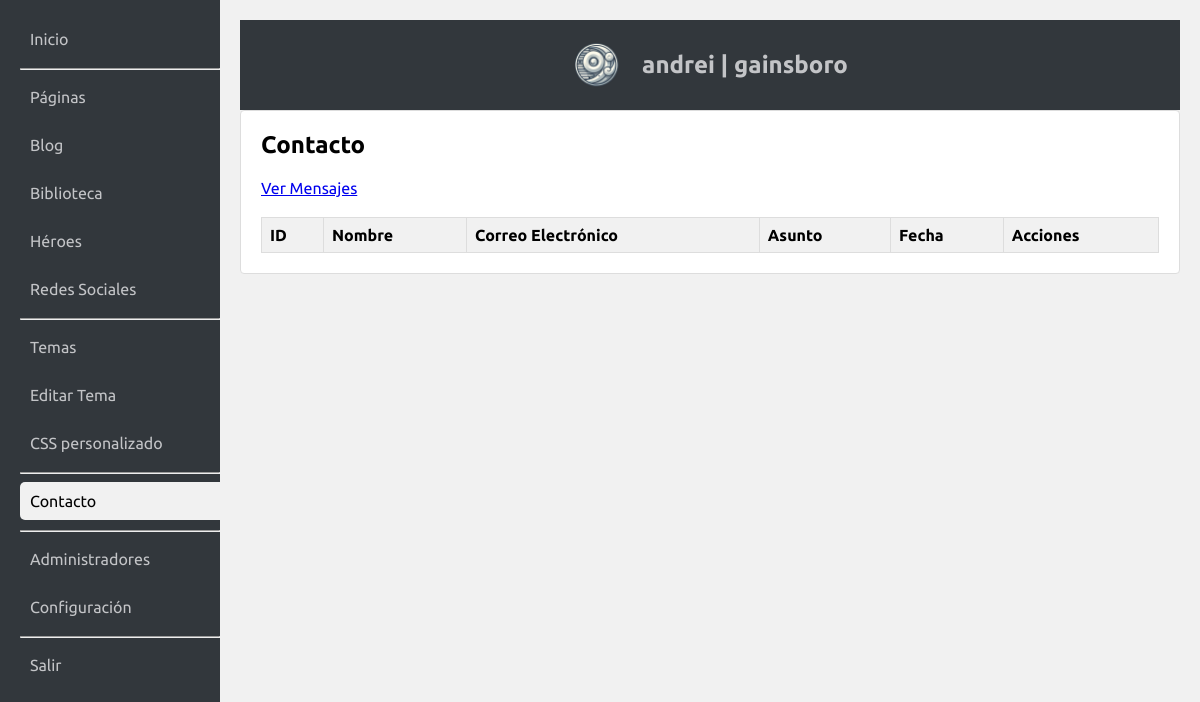
Before: /admin/index.php?action=list_contact (signed in) with the older database file.
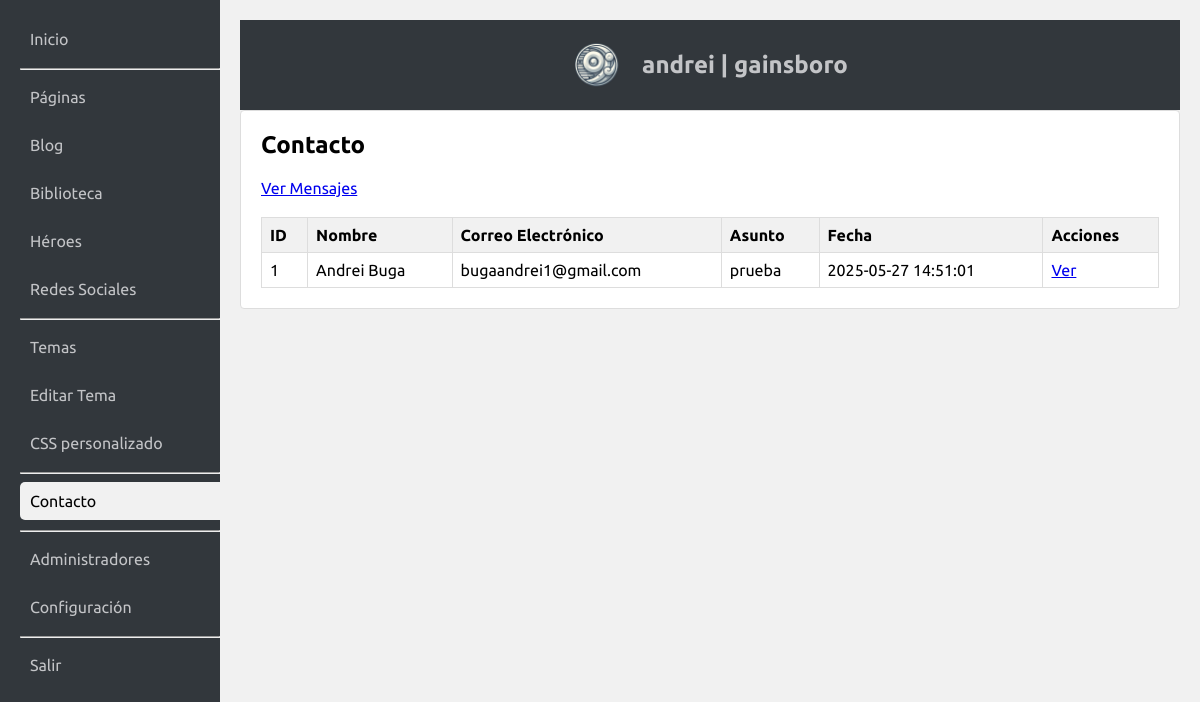
After: the same page with the newer database file.
### tables this page shows
CREATE TABLE contact (
    id INTEGER PRIMARY KEY AUTOINCREMENT,
    name TEXT NOT NULL,
    email TEXT NOT NULL,
    subject TEXT NOT NULL,
    message TEXT NOT NULL,
    created_at DATETIME DEFAULT CURRENT_TIMESTAMP
);

### admin/index.php (called while the page is built, shortened)
<?php
require_once 'admin.php';

### admin/funciones/accionactual.php (called while the page is built)
<?php
	function accionActual($accion1, $accion2) {
    return ($accion1 == $accion2) ? ' class="active" ' : '';
}
?>

### admin/acciones/listadecontactos.php (the view)
<?php
	$res = $db->query("SELECT * FROM contact ORDER BY id DESC");
        $html = "<h2>Contacto</h2>
                 <p><a href='?action=view_contact'>Ver Mensajes</a></p>
                 <table class='admin-table'>
                   <tr>
                     <th>ID</th>
                     <th>Nombre</th>
                     <th>Correo Electrónico</th>
                     <th>Asunto</th>
                     <th>Fecha</th>
                     <th>Acciones</th>
                   </tr>";
        while ($row = $res->fetchArray(SQLITE3_ASSOC)) {
            $html .= "<tr>
                        <td>{$row['id']}</td>
                        <td>" . htmlspecialchars($row['name']) . "</td>
                        <td>" . htmlspecialchars($row['email']) . "</td>
                        <td>" . htmlspecialchars($row['subject']) . "</td>
                        <td>" . htmlspecialchars($row['created_at']) . "</td>
                        <td><a href='?action=view_contact&id={$row['id']}'>Ver</a></td>
                      </tr>";
        }
        $html .= "</table>";
        renderAdmin($html);
?>

### admin/admin.php (shortened to what this page needs)
<?php
include "inc/inicializarbasededatos.php";
include "funciones/accionactual.php";
function renderAdmin($content, $showNav = true) {
    echo "<!DOCTYPE html>
<html>
<head>
    <meta charset='utf-8'>
    <title>andrei | gainsboro</title>
    <link rel='stylesheet' href='admin.css'>
    <link rel='stylesheet' href='https://jocarsa.github.io/jocarsa-lightslateblue/jocarsa%20|%20lightslateblue.css'>
</head>
<body>
<div id='admin-container'>";
    if ($showNav) {
        echo "<div id='admin-sidebar'>
            <nav>
                <a href='?action=dashboard'" . accionActual($_GET['action'] ?? '', 'dashboard') . ">Inicio</a>
                <hr>
                <a href='?action=list_pages'" . accionActual($_GET['action'] ?? '', 'list_pages') . ">Páginas</a>
                <a href='?action=list_blog'" . accionActual($_GET['action'] ?? '', 'list_blog') . ">Blog</a>
                <a href='?action=list_media'" . accionActual($_GET['action'] ?? '', 'list_media') . ">Biblioteca</a>
                <a href='?action=list_heroes'" . accionActual($_GET['action'] ?? '', 'list_heroes') . ">Héroes</a>
                <a href='?action=list_social_media'" . accionActual($_GET['action'] ?? '', 'list_social_media') . ">Redes Sociales</a>
                <hr>
                <a href='?action=list_themes'" . accionActual($_GET['action'] ?? '', 'list_themes') . ">Temas</a>
                <a href='?action=edit_theme'" . accionActual($_GET['action'] ?? '', 'edit_theme') . ">Editar Tema</a>
                <a href='?action=list_custom_css'" . accionActual($_GET['action'] ?? '', 'list_custom_css') . ">CSS personalizado</a>
                <hr>
                <a href='?action=list_contact'" . accionActual($_GET['action'] ?? '', 'list_contact') . ">Contacto</a>
                <hr>
                <a href='?action=list_admins'" . accionActual($_GET['action'] ?? '', 'list_admins') . ">Administradores</a>
                <a href='?action=list_config'" . accionActual($_GET['action'] ?? '', 'list_config') . ">Configuración</a>
                <hr>
                <a href='?action=logout'" . accionActual($_GET['action'] ?? '', 'logout') . ">Salir</a>
            </nav>
        </div>";
    }
    echo "<div id='admin-content'>";
    if ($showNav) {
        echo "<div id='admin-header'>
            <img src='gainsboro.png' alt='URL de la imagen' style='width:50px; margin-right:20px;'>
            <h1>andrei | gainsboro</h1>
        </div>";
    }
    echo "<div class='admin-section'>
            $content
          </div>";
    echo "</div>
</div>
<script src='https://jocarsa.github.io/jocarsa-lightslateblue/jocarsa%20|%20lightslateblue.js'></script>
</body>
</html>";
}
$action = $_GET['action'] ?? 'login';
switch ($action) {
    case 'list_contact':
        include "acciones/listadecontactos.php";
        break;
}
?>

### admin/admin.css (style rules this page uses)
body { font-family: Ubuntu, sans-serif; margin: 0; padding: 0; background-color: #f1f1f1; display: flex; justify-content: center; align-items: center; height: 100vh; }
#admin-container { display: flex; width: 100%; height: 100%; }
#admin-sidebar { width: 200px; background-color: #32373c; color: #c3c4c7; padding: 20px; padding-right:0px; position: fixed; height: 100vh; }
#admin-sidebar a { color: #c3c4c7; text-decoration: none; display: block; padding: 10px; margin-bottom: 10px; }
#admin-content { margin-left: 220px; padding: 20px; width: calc(100% - 220px); height: 100%; overflow-y: auto; }
#admin-header { background-color: #32373c; color: #c3c4c7; padding: 20px; text-align: center; display: flex; flex-direction: row; flex-wrap: nowrap; justify-content: center; align-items: center; align-content: stretch; }
#admin-header img { width:50px; margin-right:20px; }
#admin-header h1 { margin: 0; font-size: 24px; }
.admin-section { background-color: #fff; border: 1px solid #ddd; border-radius: 4px; padding: 20px; margin-bottom: 20px; }
.admin-section h2 { margin-top: 0; }
.admin-table { width: 100%; border-collapse: collapse; margin-top: 20px; }
.admin-table th, .admin-table td { border: 1px solid #ddd; padding: 8px; text-align: left; }
.admin-table th { background-color: #f1f1f1; }
.active { background:#f1f1f1; color:black !important; border-radius:5px 0px 0px 5px; }

Changed rows visible on the page:
added contact: id "1", name "Andrei Buga", email "bugaandrei1@gmail.com", subject "prueba", created_at "2025-05-27 14:51:01"
